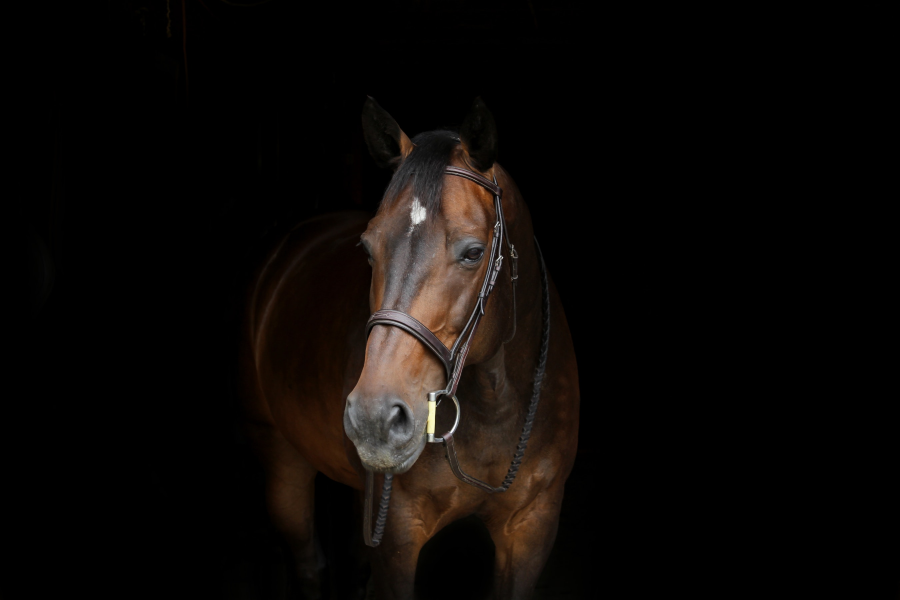
#> input picture opencv-deep-learning-course/data/horse.jpg, 2700 x 1800 px (shown at 1/3 size)
$ jupyter execute histograms.ipynb   (shell and % lines are left out)
#> lines starting #> are read from the running program, lines starting #| are printed output that depends on the picture
[cell 1]
# Import required libraries
import cv2 as cv
import numpy as np
import matplotlib.pyplot as plt

[cell 2]
dark_horse = cv.imread('../data/horse.jpg')
#> dark_horse is the input picture: shape (1800, 2700, 3); mean B, G, R 6.9, 8.9, 12
show_horse = cv.cvtColor(dark_horse, cv.COLOR_BGR2RGB)

rainbow = cv.imread('../data/rainbow.jpg')
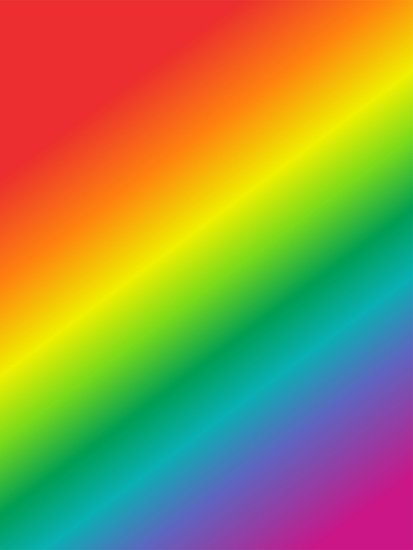
#> input picture opencv-deep-learning-course/data/rainbow.jpg, 413 x 550 px
#> rainbow is the input picture: shape (550, 413, 3); mean B, G, R 72.8, 142.3, 152.3
show_rainbow = cv.cvtColor(rainbow, cv.COLOR_BGR2RGB)

bricks = cv.imread('../data/bricks.jpg')
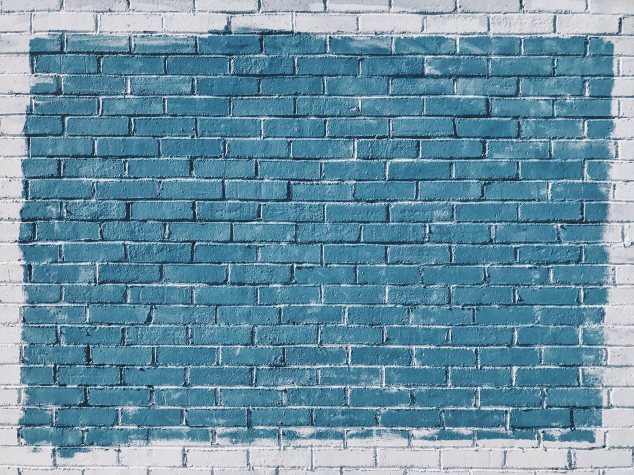
#> input picture opencv-deep-learning-course/data/bricks.jpg, 1267 x 950 px (shown at 1/2 size)
#> bricks is the input picture: shape (950, 1267, 3); mean B, G, R 163.5, 144, 104.9
show_bricks = cv.cvtColor(bricks, cv.COLOR_BGR2RGB)

[cell 3]
def display_img(img):
    fig = plt.figure(figsize=(12,10))
    axe = fig.add_subplot(111)
    axe.imshow(img, cmap='gray')

[cell 4]
plt.imshow(show_bricks)

[cell 5]
hist1 = cv.calcHist([bricks], channels=[0], mask=None, histSize=[256], ranges=[0,256])
#> hist1 = 256 values, max 19329 at index 150, min 0 at index 0, mean 4701.8

[cell 6]
hist1.shape
#> Out = (256, 1)

[cell 7]
plt.plot(hist1)
#> figure, not shown here; curve peaks at x = 150, y = 19329

[cell 8]
hist2 = cv.calcHist([dark_horse], channels=[0], mask=None, histSize=[256], ranges=[0,256])
#> hist2 = 256 values, max 3726045 at index 0, min 10 at index 246, mean 18984.4
plt.plot(hist2)
#> figure, not shown here; curve peaks at x = 0, y = 3726045

[cell 9]
hist3 = cv.calcHist([rainbow], channels=[0], mask=None, histSize=[256], ranges=[0,256])
#> hist3 = 256 values, max 20751 at index 48, min 0 at index 196, mean 887.3
plt.plot(hist3)
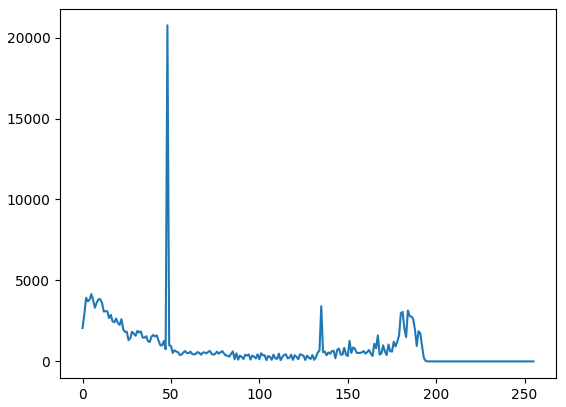
#> figure drawn by matplotlib, 1 panel; curve peaks at x = 48, y = 20751

[cell 10]
hist_merge =  hist3 + hist1
#> hist_merge = 256 values, max 20900 at index 48, min 331 at index 254, mean 5589.1
plt.plot(hist_merge)
#> figure, not shown here; curve peaks at x = 48, y = 20900

[cell 11]
img = bricks
color = ( 'b', 'g', 'r' )
for i, color in enumerate(color):
    histr = cv.calcHist([img], [i], None, [256], [0,256])
    plt.plot(histr, color=color)
    plt.xlim([0,256])
    plt.title('HISTOGRAM - BRICKS')
#> figure, not shown here; curve peaks at x = 150, y = 19329; curve peaks at x = 124, y = 17804; curve peaks at x = 63, y = 16885

[cell 12]
img = dark_horse
color = ( 'b', 'g', 'r' )
for i, color in enumerate(color):
    histr = cv.calcHist([img], [i], None, [256], [0,256])
    plt.plot(histr, color=color)
    plt.xlim([0,256])
    plt.title('HISTOGRAM - HORSE')
#> figure, not shown here; curve peaks at x = 0, y = 3726045; curve peaks at x = 0, y = 3605157; curve peaks at x = 0, y = 3582424

[cell 13]
img = rainbow
color = ( 'b', 'g', 'r' )
for i, color in enumerate(color):
    histr = cv.calcHist([img], [i], None, [256], [0,256])
    plt.plot(histr, color=color)
    plt.xlim([0,256])
    plt.title('HISTOGRAM - RAINBOW')
#> figure, not shown here; curve peaks at x = 48, y = 20751; curve peaks at x = 46, y = 18708; curve peaks at x = 236, y = 20471

[cell 14]
img = rainbow
color = ( 'b', 'g', 'r' )
for i, color in enumerate(color):
    histr = cv.calcHist([img], [i], None, [256], [0,256])
    plt.plot(histr, color=color)
    plt.xlim([0,256])
    plt.title('HISTOGRAM - RAINBOW')

[cell 15]
img = rainbow
img.shape
#> Out = (550, 413, 3)

[cell 16]
mask = np.zeros(img.shape[:2], np.uint8)

[cell 17]
plt.imshow(mask, cmap='gray')

[cell 18]
mask[300:400, 100:400] = 255

[cell 19]
plt.imshow(mask,cmap='gray')

[cell 20]
plt.imshow(show_rainbow)

[cell 21]
mask_img = cv.bitwise_and(img, img, mask)

[cell 22]
show_masked_img = cv.bitwise_and(show_rainbow, show_rainbow, mask=mask)
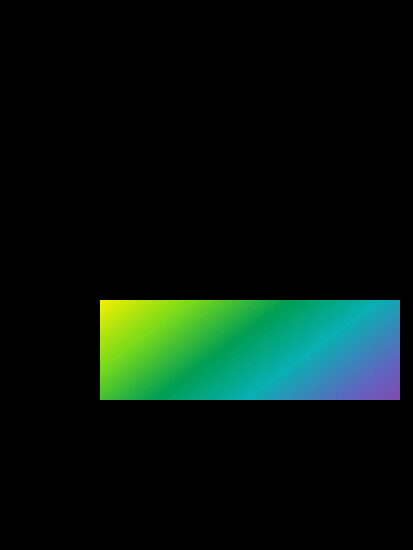
#> show_masked_img: shape (550, 413, 3); mean R, G, B 6.8, 22.5, 14.7

[cell 23]
plt.imshow(show_masked_img)

[cell 24]
hist_mask_values_red = cv.calcHist([rainbow], [2], mask, [256], [0,256])
#> hist_mask_values_red = 256 values, max 1332 at index 1, min 0 at index 221, mean 117.2
hist_values_red = cv.calcHist([rainbow], [2], None, [256], [0,256])
#> hist_values_red = 256 values, max 20471 at index 236, min 70 at index 226, mean 887.3

[cell 25]
plt.plot(hist_mask_values_red)
plt.title('HIST - Rainbow Red Masked')
#> figure, not shown here; curve peaks at x = 1, y = 1332

[cell 26]
plt.plot(hist_values_red)
plt.title("HIST - Rainbow Red")
#> figure, not shown here; curve peaks at x = 236, y = 20471

[cell 27]
img = cv.imread('../data/gorilla.jpg', 0)
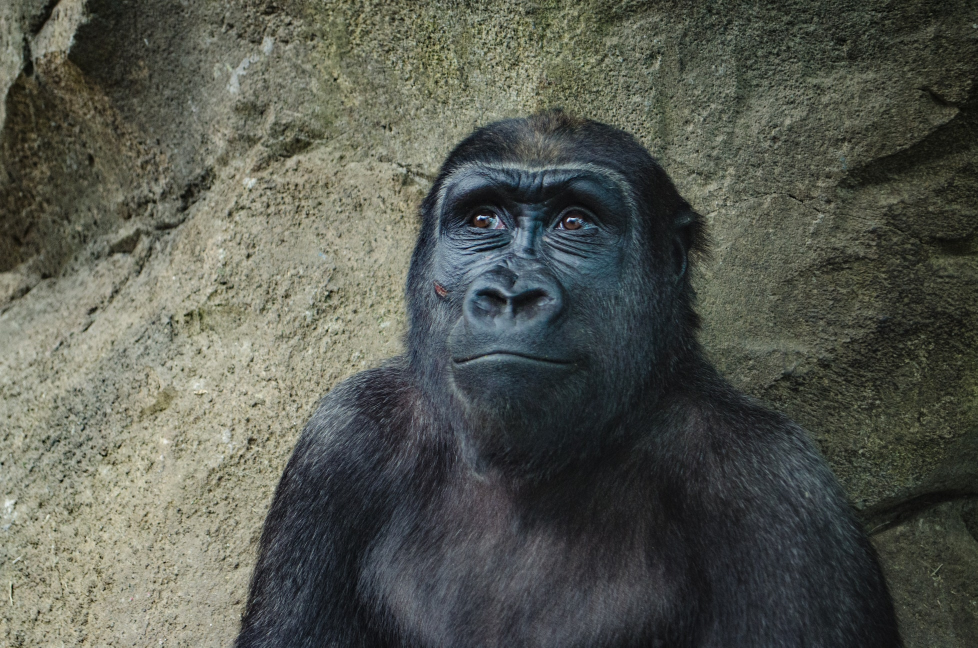
#> input picture opencv-deep-learning-course/data/gorilla.jpg, 1955 x 1295 px (shown at 1/2 size)
#> img: shape (1295, 1955); min 0, max 255, mean 87.1
display_img(img)
img.shape
#> Out = (1295, 1955)

[cell 28]
hist_values = cv.calcHist([img], [0], mask=None, histSize=[256], ranges=[0,256])
#> hist_values = 256 values, max 24421 at index 38, min 0 at index 242, mean 9889.6

[cell 29]
plt.plot(hist_values)
plt.title("Gorilla HIST")
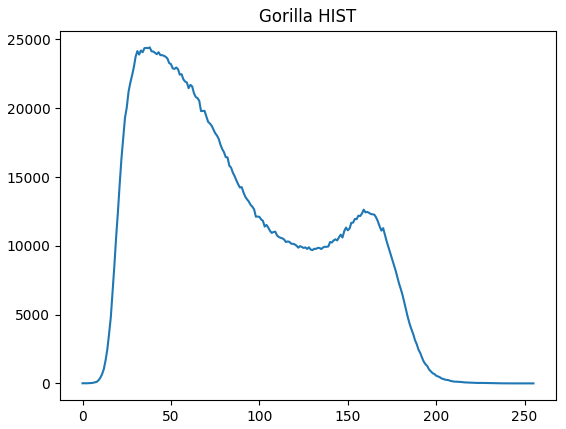
#> figure drawn by matplotlib, 1 panel; curve peaks at x = 38, y = 24421

[cell 30]
eq_gorilla = cv.equalizeHist(img)
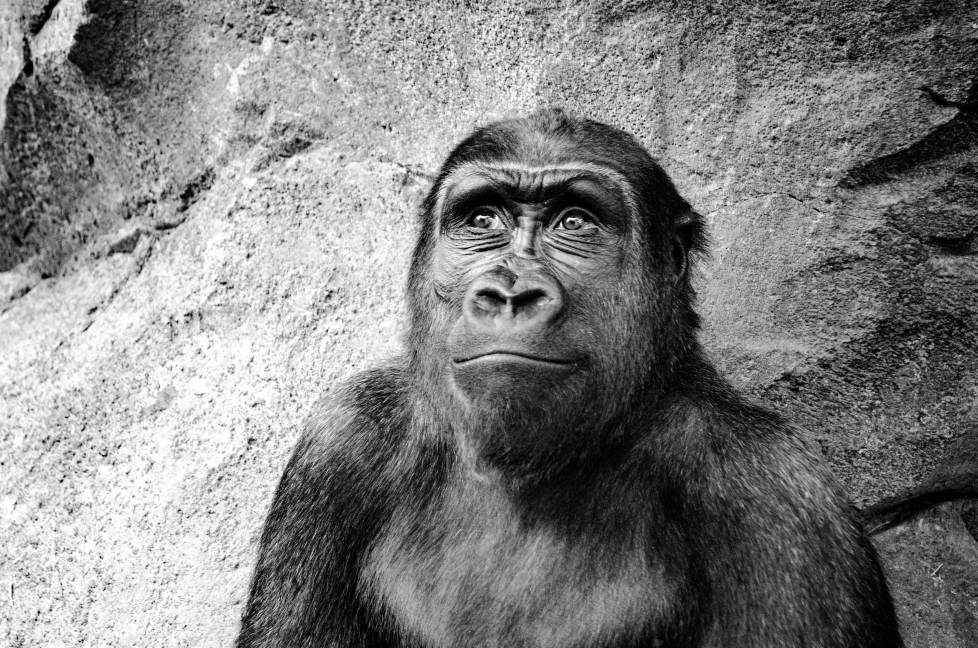
#> eq_gorilla: shape (1295, 1955) (shown at 1/2 size); min 0, max 255, mean 128.3

[cell 31]
display_img(eq_gorilla)

[cell 32]
eq_hist = cv.calcHist([eq_gorilla], channels=[0], mask=None, histSize=[256], ranges=[0,256])
#> eq_hist = 256 values, max 24421 at index 45, min 0 at index 6, mean 9889.6

[cell 33]
plt.plot(eq_hist)
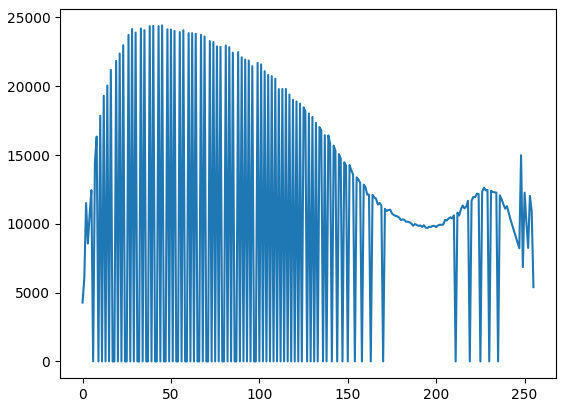
#> figure drawn by matplotlib, 1 panel; curve peaks at x = 45, y = 24421

[cell 34]
img = cv.imread('../data/giraffes.jpg', 0)
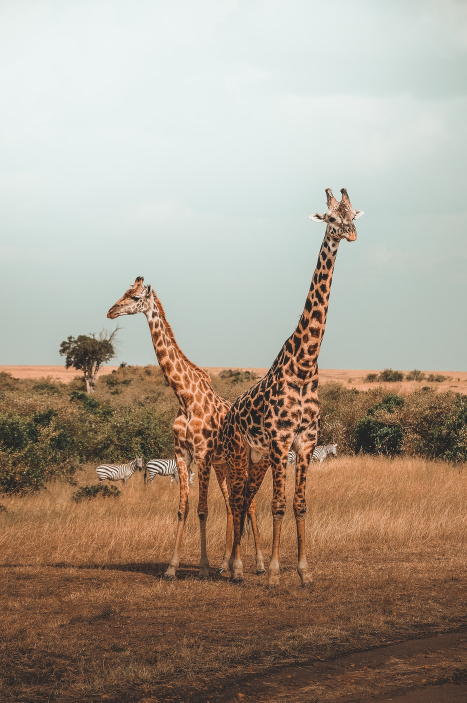
#> input picture opencv-deep-learning-course/data/giraffes.jpg, 933 x 1405 px (shown at 1/2 size)
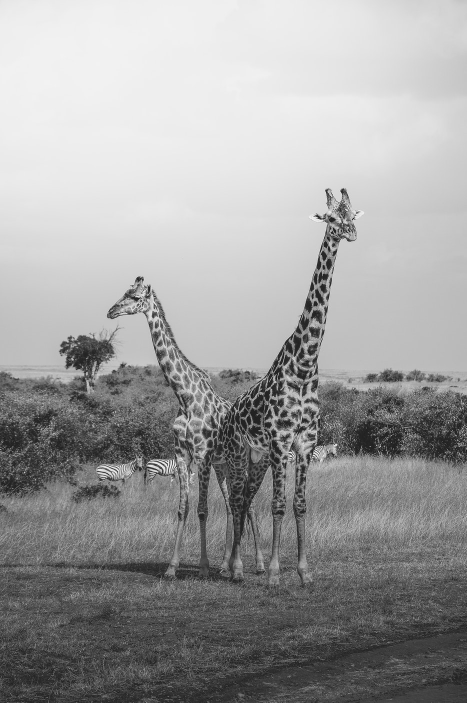
#> img: shape (1405, 933) (shown at 1/2 size); min 0, max 255, mean 158.9
display_img(img)
